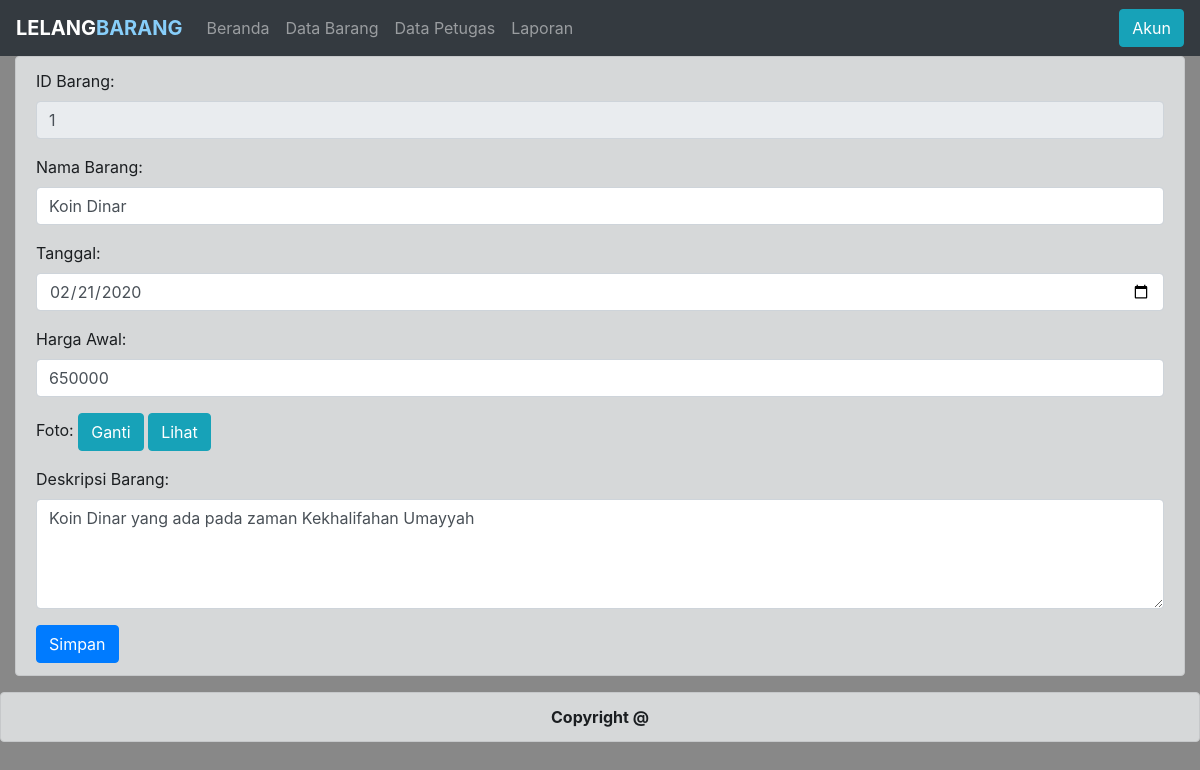
The app's page /petugas/edit.php?id_barang=1 (signed in) with its own data.
### tables this page shows
CREATE TABLE IF NOT EXISTS `tb_barang` (
`id_barang` int(11) NOT NULL,
  `nama_barang` varchar(25) NOT NULL,
  `tgl` date NOT NULL,
  `harga_awal` int(20) NOT NULL,
  `foto` varchar(255) NOT NULL,
  `deskripsi_barang` text NOT NULL
);

### petugas/edit.php (the view, shortened to what this page needs)
<!DOCTYPE html>
<html lang="en">
	<head>
		<?php
			include('./head.php')
		?>
	</head>
	<body style="background-color: #888888;">
		<?php
			include('./header.php')
		?>
        <?php
            $id_barang=$_GET['id_barang'];
            $querya="SELECT * FROM tb_barang WHERE id_barang='$id_barang'";
            $resulta=mysqli_query($conn,$querya);
            $dataa=mysqli_fetch_array($resulta);
        ?>
        <div class="container-fluid">
			<div class="alert alert-dark">
				<form action="update.php" method="POST" enctype="multipart/form-data">
					<div class="form-group">
						<label for="id_barang">ID Barang:</label>
						<input type="text" class="form-control" name="id_barang" id="id_barang" placeholder="ID Barang" value="<?php echo $dataa['id_barang']; ?>" readonly>
					</div>
					<div class="form-group">
						<label for="nama_barang">Nama Barang:</label>
						<input type="text" class="form-control" name="nama_barang" id="nama_barang" placeholder="Nama Barang" value="<?php echo $dataa['nama_barang']; ?>">
					</div>
					<div class="form-group">
						<label for="tgl">Tanggal:</label>
						<input type="date" class="form-control" name="tgl" id="tgl" value="<?php echo $dataa['tgl']; ?>">
					</div>
					<div class="form-group">
						<label for="harga_awal">Harga Awal:</label>
						<input type="text" class="form-control" name="harga_awal" id="harga_awal" placeholder="Harga Awal" value="<?php echo $dataa['harga_awal']; ?>">
					</div>
					<div class="form-group">
						<label for="foto">Foto:</label>
						<button type="button" class="btn btn-info" data-toggle="modal" data-target="#Foto">
							Ganti
						</button>
						<button type="button" class="btn btn-info" data-toggle="collapse" data-target="#foto">Lihat</button>
					</div>
					<div class="form-group">
						<label for="deskripsi_barang">Deskripsi Barang:</label>
						<textarea class="form-control" name="deskripsi_barang" id="deskripsi_barang" rows="4" cols="50"><?php echo $dataa['deskripsi_barang']; ?></textarea>
					</div>
					<button type="submit" class="btn btn-primary">Simpan</button>
				</form>
			</div>
        </div>
		<?php
			include('./copyright.php')
		?>
	</body>
</html>

### records on screen
tb_barang: id_barang "1", nama_barang "Koin Dinar", tgl "02/21/2020", harga_awal "650000", deskripsi_barang "Koin Dinar yang ada pada zaman Kekhalifahan Umayyah"
